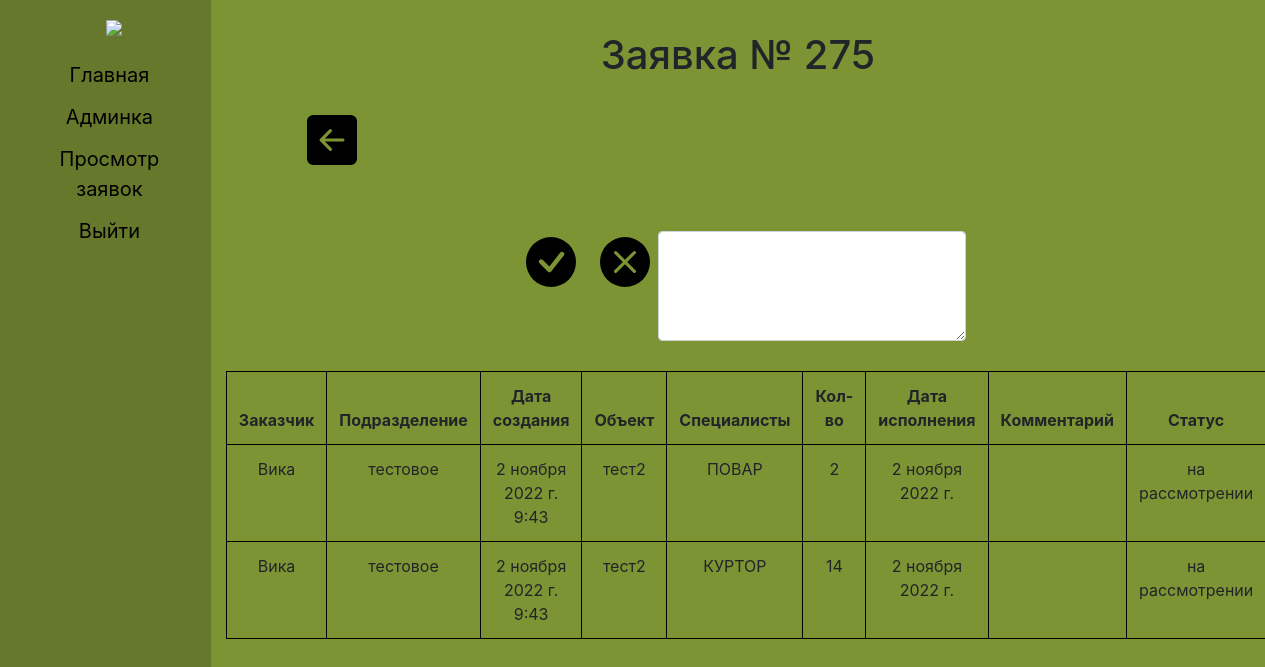
/application_detail/275/ (signed in), run on the app's committed database.
### zayavki/models.py (models this page shows, shortened)
class ApplicationTest(models.Model):
    customer = models.ForeignKey(CustomUser, on_delete=models.SET_NULL, related_name='customer_application',null=True)
    date_application = models.DateField('Дата заявки')
    facility = models.ForeignKey(Facility, on_delete=models.SET_NULL, related_name='facilityinapplication',null=True)
    employee = models.ForeignKey(Employee, on_delete=models.SET_NULL, related_name='employeeinapplication',null=True)
    employee_count = models.PositiveIntegerField('Количество работников')
    subdivision = models.ForeignKey(Subdivision, on_delete=models.SET_NULL, related_name='subdivisioninapplication',
                                    null=True)
    created = models.DateTimeField(default=timezone.now)
    is_active = models.BooleanField(default=True)
    comment = models.TextField('Комментарий', blank=True)
    status = models.CharField('Статус', max_length=30,default='на рассмотрении')
    application_id = models.ForeignKey(ListApplication, on_delete=models.CASCADE, related_name='subdivisioninapplication',)
    class Meta:
        verbose_name = 'Заявка'
        verbose_name_plural = 'Заявки'

class Facility(models.Model):
    title = models.CharField('Объект', max_length=50, default='')
    subdivision = models.ForeignKey(Subdivision, on_delete=models.CASCADE, related_name='subdivisions', null=True)
    def __str__(self):
        return str(self.title)
    class Meta:
        verbose_name = 'Объект'
        verbose_name_plural = 'Объекты'

class Employee(models.Model):
    title = models.CharField('Работник', max_length=50, default='')
    subdivision = models.ForeignKey(Subdivision, on_delete=models.CASCADE, related_name='subdivisionemp', null=True)
    def __str__(self):
        return str(self.title)
    class Meta:
        verbose_name = 'Работник'
        verbose_name_plural = 'Работники'

### accounts/models.py (models this page shows, shortened)
class CustomUser(AbstractUser):
    email = models.EmailField(('email address'), unique=True)
    fio = models.CharField('ФИО', max_length=255, default='')
    subdivision = models.ForeignKey(Subdivision, on_delete=models.CASCADE, related_name='user_subdivision', null=True,default=None)
    position = models.ForeignKey(Position, on_delete=models.CASCADE, related_name='user_position', null=True,default=None)

class Subdivision(models.Model):
    title = models.CharField('Подразделение', max_length=50, default='')
    def __str__(self):
        return str(self.title)
    class Meta:
        verbose_name = 'Подразделение'
        verbose_name_plural = 'Подразделения'

### accounts/views.py (the view)
# urls.py: path('application_detail/<int:pk>/',views.application_detail,name='application_detail'),
@login_required(login_url='/login/')
def application_detail(request,pk):
    app = ListApplication.objects.get(id=pk)
    number = app.id
    status = app.status
    comment = app.comment
    zayavki = ApplicationTest.objects.filter(application_id_id=pk)
    rabotniki_sum = ApplicationTest.objects.filter(application_id_id=pk).aggregate(Sum('employee_count'))
    print(rabotniki_sum['employee_count__sum'])
    return render(request,'application_detail.html',{'zayavki':zayavki,'number':number,'status':status,'app':app,'comment': comment})

### zayavki/models.py (called while the page is built)
    def check_status(self):
        if self.status == 'на рассмотрении':
            return False
        else:
            return True

### templates/application_detail.html (shortened to what this page needs)
{% extends '_base.html' %}
{% load static %}
{%block content%}
<h1 class = "title-page">Заявка № {{number}}</h1>
<div class = header_icons>
<a class = "arrow" data-toggle="tooltip"  title="Вернуться назад" href ="{% url 'zayavki_list' %}"></a>
    {% if user.is_superuser%}
        {% if not app.check_status%}
            <div class="icons_approve">
                <a class="change" data-status="approve" data-appid = {{number}} data-toggle="tooltip"  title="Согласовать" href="#">
                </a>
             <a class="change" data-status="not_approve" data-appid = {{number}} data-toggle="tooltip"  title="Не согласовать" href="#">
             </a>
                </div>
            <textarea class="form-control comment_admin" rows="4" cols="50"></textarea>
        {%else%}
            <div>
                <h3>{{status}}</h3>
                 <p>Комментарий: {{comment}}</p>
            </div>
        {%endif%}
    {%else%}
        <div>
            <h3>{{status}}</h3>
            <p>Комментарий: {{comment}}</p>
        </div>
    {%endif%}
    </div>
<table class="table table-bordered">
<thead>
   <tr>
     <th>Заказчик</th>
    <th>Подразделение</th>
    <th>Дата создания</th>
    <th>Объект</th>
    <th>Специалисты</th>
    <th>Кол-во</th>
     <th>Дата исполнения</th>
    <th >Комментарий</th>
     <th>Статус</th>
       </tr>
</thead>
    <tbody>
     {% for temp in zayavki %}
    <tr>
        <td>{{temp.customer.fio}}</td>
        <td>{{temp.subdivision}}</td>
        <td>{{temp.created}}</td>
        <td>{{temp.facility}}</td>
        <td>{{temp.employee}}</td>
        <td>{{temp.employee_count}}</td>
        <td>{{temp.date_application}}</td>
        <td>{{temp.comment}}</td>
        <td>{{temp.status}}</td>
      </tr>
     {% endfor %}
   </tbody>
   </table>
{%endblock content%}

### static/css/test.css (style rules this page uses)
body { background-color:rgb(124, 148, 52); }
a { padding: 6px 8px 6px 16px; text-decoration: none; font-size: 20px; color: black; display: block; }
.arrow { margin-right: 80%; margin-bottom: 5%; }
.header_icons { display:flex; margin-bottom: 3%; justify-content: center; flex-wrap: wrap; }
.icons_approve { display:flex; justify-content: center; }
.table { border: 0.5px solid #000000; }
.table-bordered > thead > tr > th, .table-bordered > tbody > tr > th, .table-bordered > tfoot > tr > th, .table-bordered > thead > tr > td, .table-bordered > tbody > tr > td, .table-bordered > tfoot > tr > td { border: 0.5px solid #000000; }
.title-page { margin-bottom: 3%; margin-top: 3%; }
.comment_admin { width:30%; }

### data on the page
ApplicationTest: customer.fio "Вика", subdivision "тестовое", created "2 ноября 2022 г. 9:43", facility "тест2", employee "ПОВАР", employee_count "2", date_application "2 ноября 2022 г.", status "на рассмотрении"
ApplicationTest: customer.fio "Вика", subdivision "тестовое", created "2 ноября 2022 г. 9:43", facility "тест2", employee "КУРТОР", employee_count "14", date_application "2 ноября 2022 г.", status "на рассмотрении"

### other printed values
{{ number }} "275"
